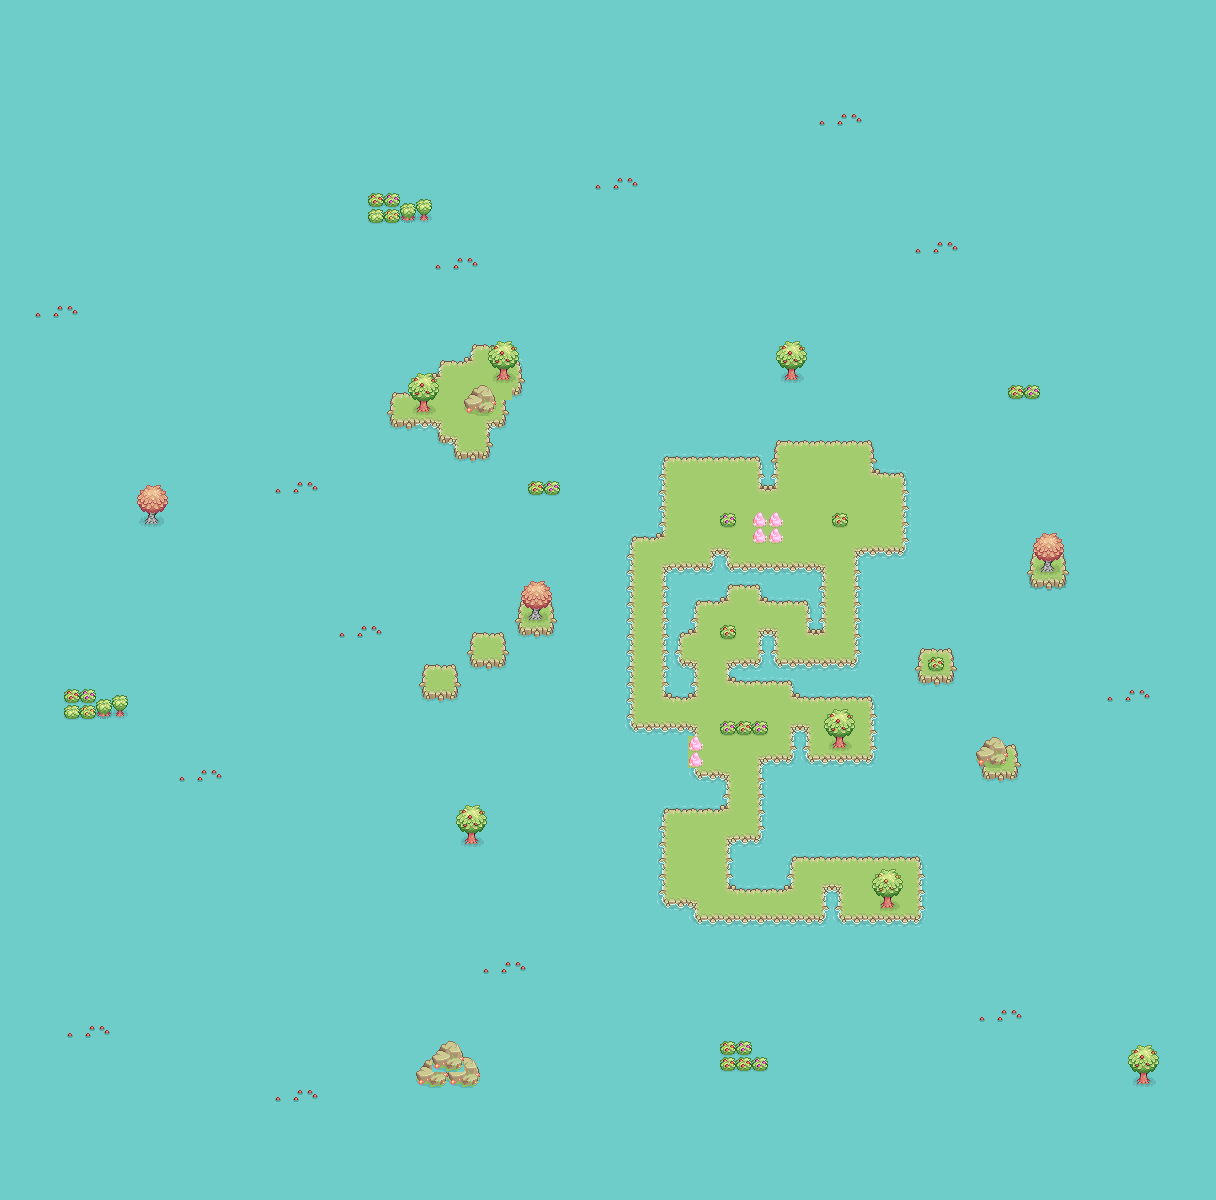

Tiled map render using the project's own tile images. Description and the map definition, with tile-layer contents summarised, below:
An orthogonal 76x75 tile map with 16x16 px tiles, 3 tile layers (Прошарок плиток 1, Прошарок плиток 2, Прошарок плиток 3), 2 tilesets.

<map version="1.10" tiledversion="1.10.2" orientation="orthogonal" renderorder="right-down" width="76" height="75" tilewidth="16" tileheight="16" infinite="0" nextlayerid="4" nextobjectid="1">
 <tileset firstgid="1" source="natural.tsx" />
 <tileset firstgid="131" source="natural2.tsx" />
 <layer id="1" name="Прошарок плиток 1" width="76" height="75">
  <data>[5700 cells, 5700 non-empty, 3 distinct tile ids]</data>
 </layer>
 <layer id="2" name="Прошарок плиток 2" width="76" height="75">
  <data>[5700 cells, 519 non-empty, 25 distinct tile ids]</data>
 </layer>
 <layer id="3" name="Прошарок плиток 3" width="76" height="75">
  <data>[5700 cells, 324 non-empty, 48 distinct tile ids]</data>
 </layer>
</map>
